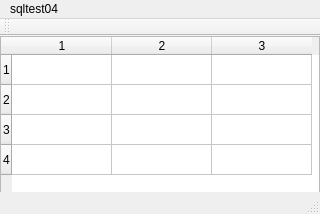
<?xml version="1.0" encoding="UTF-8"?>
<ui version="4.0">
 <class>MainWindow</class>
 <widget class="QMainWindow" name="MainWindow">
  <property name="geometry">
   <rect>
    <x>0</x>
    <y>0</y>
    <width>320</width>
    <height>214</height>
   </rect>
  </property>
  <property name="windowTitle">
   <string>MainWindow</string>
  </property>
  <widget class="QWidget" name="centralWidget">
   <widget class="QTableWidget" name="tableWidget">
    <property name="geometry">
     <rect>
      <x>0</x>
      <y>0</y>
      <width>320</width>
      <height>160</height>
     </rect>
    </property>
    <property name="gridStyle">
     <enum>Qt::SolidLine</enum>
    </property>
    <property name="sortingEnabled">
     <bool>false</bool>
    </property>
    <property name="rowCount">
     <number>4</number>
    </property>
    <property name="columnCount">
     <number>3</number>
    </property>
    <row/>
    <row/>
    <row/>
    <row/>
    <column/>
    <column/>
    <column/>
   </widget>
  </widget>
  <widget class="QMenuBar" name="menuBar">
   <property name="geometry">
    <rect>
     <x>0</x>
     <y>0</y>
     <width>320</width>
     <height>28</height>
    </rect>
   </property>
   <widget class="QMenu" name="menuSqltest04">
    <property name="title">
     <string>sqltest04</string>
    </property>
    <addaction name="separator"/>
    <addaction name="actionShow"/>
    <addaction name="actionQuit"/>
   </widget>
   <addaction name="menuSqltest04"/>
  </widget>
  <widget class="QToolBar" name="mainToolBar">
   <attribute name="toolBarArea">
    <enum>TopToolBarArea</enum>
   </attribute>
   <attribute name="toolBarBreak">
    <bool>false</bool>
   </attribute>
  </widget>
  <widget class="QStatusBar" name="statusBar"/>
  <action name="actionShow">
   <property name="text">
    <string>show</string>
   </property>
  </action>
  <action name="actionQuit">
   <property name="text">
    <string>quit</string>
   </property>
  </action>
 </widget>
 <layoutdefault spacing="6" margin="11"/>
 <resources/>
 <connections/>
</ui>
